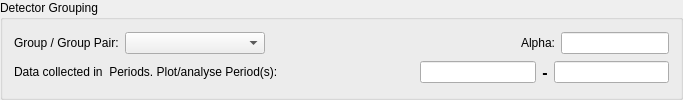
         <widget class="QGroupBox" name="groupBox_3">
          <property name="title">
           <string>Detector Grouping</string>
          </property>
          <layout class="QVBoxLayout" name="verticalLayout_5">
           <item>
            <layout class="QHBoxLayout" name="horizontalLayout_5">
             <item>
              <widget class="QLabel" name="label">
               <property name="toolTip">
                <string>&lt;!DOCTYPE HTML PUBLIC &quot;-//W3C//DTD HTML 4.0//EN&quot; &quot;http://www.w3.org/TR/REC-html40/strict.dtd&quot;&gt;
&lt;html&gt;&lt;head&gt;&lt;meta name=&quot;qrichtext&quot; content=&quot;1&quot; /&gt;&lt;style type=&quot;text/css&quot;&gt;
p, li { white-space: pre-wrap; }
&lt;/style&gt;&lt;/head&gt;&lt;body style=&quot; font-family:'MS Shell Dlg 2'; font-size:8.25pt; font-weight:400; font-style:normal;&quot;&gt;
&lt;p style=&quot; margin-top:0px; margin-bottom:0px; margin-left:0px; margin-right:0px; -qt-block-indent:0; text-indent:0px;&quot;&gt;&lt;span style=&quot; font-size:8pt;&quot;&gt;Lists valid groups and group-pairs &lt;/span&gt;&lt;/p&gt;
&lt;p style=&quot; margin-top:0px; margin-bottom:0px; margin-left:0px; margin-right:0px; -qt-block-indent:0; text-indent:0px;&quot;&gt;&lt;span style=&quot; font-size:8pt;&quot;&gt;as defined in the Grouping &lt;/span&gt;&lt;/p&gt;
&lt;p style=&quot; margin-top:0px; margin-bottom:0px; margin-left:0px; margin-right:0px; -qt-block-indent:0; text-indent:0px;&quot;&gt;&lt;span style=&quot; font-size:8pt;&quot;&gt;Options tab.&lt;/span&gt;&lt;/p&gt;&lt;/body&gt;&lt;/html&gt;</string>
               </property>
               <property name="text">
                <string>Group / Group Pair:</string>
               </property>
              </widget>
             </item>
             <item>
              <widget class="QComboBox" name="frontGroupGroupPairComboBox">
               <property name="sizePolicy">
                <sizepolicy hsizetype="Expanding" vsizetype="Fixed">
                 <horstretch>0</horstretch>
                 <verstretch>0</verstretch>
                </sizepolicy>
               </property>
               <property name="minimumSize">
                <size>
                 <width>140</width>
                 <height>0</height>
                </size>
               </property>
              </widget>
             </item>
             <item>
              <spacer name="horizontalSpacer_5">
               <property name="orientation">
                <enum>Qt::Horizontal</enum>
               </property>
               <property name="sizeType">
                <enum>QSizePolicy::Expanding</enum>
               </property>
               <property name="sizeHint" stdset="0">
                <size>
                 <width>250</width>
                 <height>20</height>
                </size>
               </property>
              </spacer>
             </item>
             <item>
              <widget class="QLabel" name="frontAlphaLabel">
               <property name="text">
                <string>Alpha:</string>
               </property>
              </widget>
             </item>
             <item>
              <widget class="QLineEdit" name="frontAlphaNumber">
               <property name="maximumSize">
                <size>
                 <width>16777215</width>
                 <height>16777215</height>
                </size>
               </property>
              </widget>
             </item>
            </layout>
           </item>
           <item>
            <layout class="QHBoxLayout" name="horizontalLayout_4">
             <item>
              <widget class="QLabel" name="homePeriodsLabel">
               <property name="sizePolicy">
                <sizepolicy hsizetype="Fixed" vsizetype="Preferred">
                 <horstretch>0</horstretch>
                 <verstretch>0</verstretch>
                </sizepolicy>
               </property>
               <property name="minimumSize">
                <size>
                 <width>400</width>
                 <height>0</height>
                </size>
               </property>
               <property name="toolTip">
                <string>&lt;!DOCTYPE HTML PUBLIC &quot;-//W3C//DTD HTML 4.0//EN&quot; &quot;http://www.w3.org/TR/REC-html40/strict.dtd&quot;&gt;
&lt;html&gt;&lt;head&gt;&lt;meta name=&quot;qrichtext&quot; content=&quot;1&quot; /&gt;&lt;style type=&quot;text/css&quot;&gt;
p, li { white-space: pre-wrap; }
&lt;/style&gt;&lt;/head&gt;&lt;body style=&quot; font-family:'MS Shell Dlg 2'; font-size:8pt; font-weight:400; font-style:normal;&quot;&gt;
&lt;p style=&quot; margin-top:0px; margin-bottom:0px; margin-left:0px; margin-right:0px; -qt-block-indent:0; text-indent:0px;&quot;&gt;For single period data only the 1st &lt;/p&gt;
&lt;p style=&quot; margin-top:0px; margin-bottom:0px; margin-left:0px; margin-right:0px; -qt-block-indent:0; text-indent:0px;&quot;&gt;Plot/Analyse Period edit box &lt;/p&gt;
&lt;p style=&quot; margin-top:0px; margin-bottom:0px; margin-left:0px; margin-right:0px; -qt-block-indent:0; text-indent:0px;&quot;&gt;is active. For multi period data both &lt;/p&gt;
&lt;p style=&quot; margin-top:0px; margin-bottom:0px; margin-left:0px; margin-right:0px; -qt-block-indent:0; text-indent:0px;&quot;&gt;the boxes are enabled. Use &lt;/p&gt;
&lt;p style=&quot; margin-top:0px; margin-bottom:0px; margin-left:0px; margin-right:0px; -qt-block-indent:0; text-indent:0px;&quot;&gt;these fields to plot the &lt;/p&gt;
&lt;p style=&quot; margin-top:0px; margin-bottom:0px; margin-left:0px; margin-right:0px; -qt-block-indent:0; text-indent:0px;&quot;&gt;combination of several &lt;/p&gt;
&lt;p style=&quot; margin-top:0px; margin-bottom:0px; margin-left:0px; margin-right:0px; -qt-block-indent:0; text-indent:0px;&quot;&gt;timing periods.&lt;/p&gt;&lt;/body&gt;&lt;/html&gt;</string>
               </property>
               <property name="text">
                <string>Data collected in &lt;n&gt; Periods. Plot/analyse Period(s):</string>
               </property>
              </widget>
             </item>
             <item>
              <widget class="QLineEdit" name="homePeriodBox1">
               <property name="toolTip">
                <string>&lt;html&gt;&lt;head/&gt;&lt;body&gt;&lt;p&gt;Comma-separated list of periods to sum&lt;/p&gt;&lt;/body&gt;&lt;/html&gt;</string>
               </property>
              </widget>
             </item>
             <item>
              <widget class="QLabel" name="label_minus">
               <property name="font">
                <font>
                 <pointsize>12</pointsize>
                 <weight>75</weight>
                 <bold>true</bold>
                </font>
               </property>
               <property name="toolTip">
                <string>&lt;html&gt;&lt;head/&gt;&lt;body&gt;&lt;p&gt;The set of periods on the right &lt;/p&gt;&lt;p&gt;will be subtracted from the set&lt;/p&gt;&lt;p&gt;of periods on the left.&lt;/p&gt;&lt;/body&gt;&lt;/html&gt;</string>
               </property>
               <property name="text">
                <string>-</string>
               </property>
               <property name="alignment">
                <set>Qt::AlignCenter</set>
               </property>
              </widget>
             </item>
             <item>
              <widget class="QLineEdit" name="homePeriodBox2">
               <property name="toolTip">
                <string>&lt;html&gt;&lt;head/&gt;&lt;body&gt;&lt;p&gt;Comma-separated list of periods,&lt;/p&gt;&lt;p&gt;the sum of which will be subtracted&lt;/p&gt;&lt;p&gt;from the set on the left hand side.&lt;/p&gt;&lt;/body&gt;&lt;/html&gt;</string>
               </property>
              </widget>
             </item>
            </layout>
           </item>
          </layout>
         </widget>
